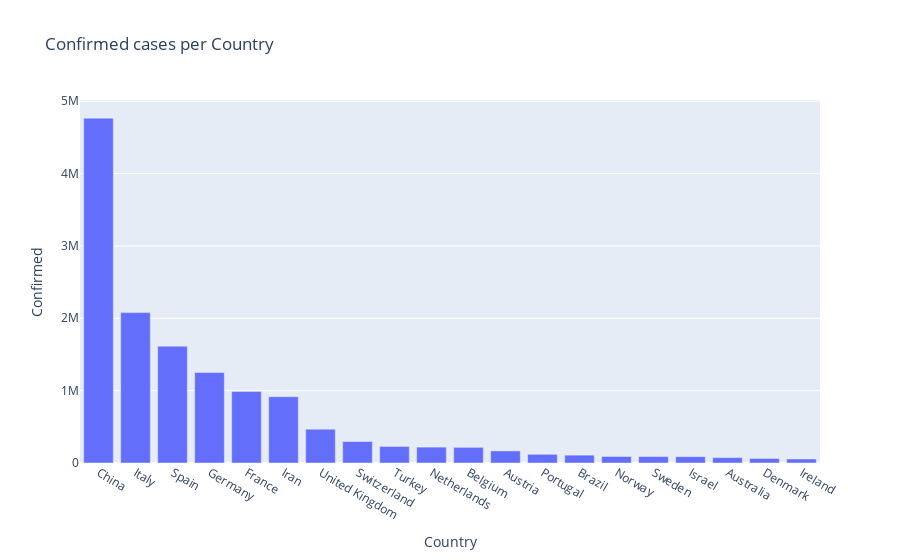

This figure's notebook cell:
### Code cell
px.bar(covid_per_country[:20], x = 'Country', y='Confirmed', title='Confirmed cases per Country')

### Figure 1 — Plotly figure (JSON) as saved in the notebook; plotly's stock layout.template omitted (floating-point values rounded to 4 significant figures)
{"data": [{"alignmentgroup": "True", "hoverlabel": {"namelength": 0}, "hovertemplate": "Country=%{x}<br>Confirmed=%{y}", "legendgroup": "", "marker": {"color": "#636efa"}, "name": "", "offsetgroup": "", "orientation": "v", "showlegend": false, "textposition": "auto", "type": "bar", "x": ["China", "Italy", "Spain", "Germany", "France", "Iran", "United Kingdom", "Switzerland", "Turkey", "Netherlands", "Belgium", "Austria", "Portugal", "Brazil", "Norway", "Sweden", "Israel", "Australia", "Denmark", "Ireland"], "xaxis": "x", "y": [4766135, 2078445, 1614510, 1249835, 987341, 915866, 467609, 296853, 228840, 219626, 216247, 166953, 120064, 108753, 90039, 88739, 87496, 74385, 62507, 55549], "yaxis": "y"}], "layout": {"autosize": true, "barmode": "relative", "legend": {"tracegroupgap": 0}, "title": {"text": "Confirmed cases per Country"}, "xaxis": {"anchor": "y", "autorange": true, "domain": [0, 1], "range": [-0.5, 19.5], "title": {"text": "Country"}, "type": "category"}, "yaxis": {"anchor": "x", "autorange": true, "domain": [0, 1], "range": [0, 5017000.0], "title": {"text": "Confirmed"}, "type": "linear"}}}
